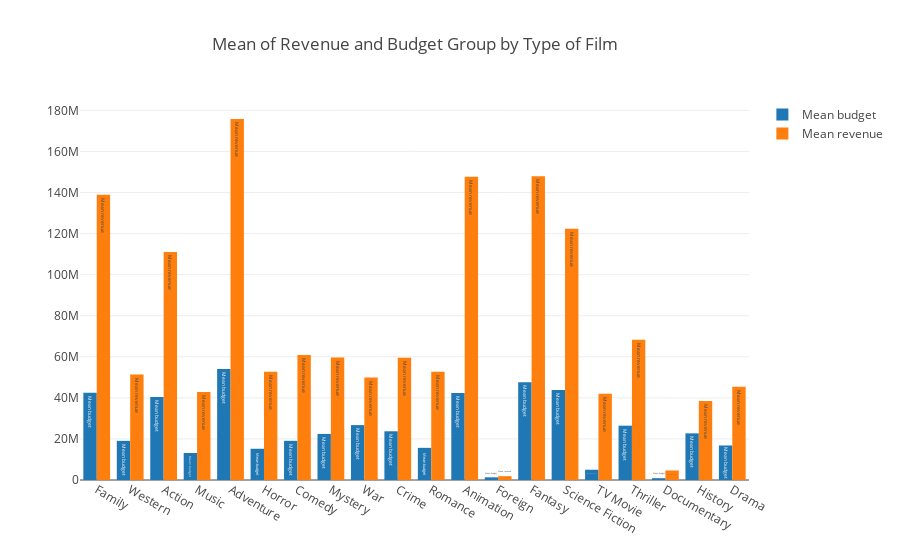
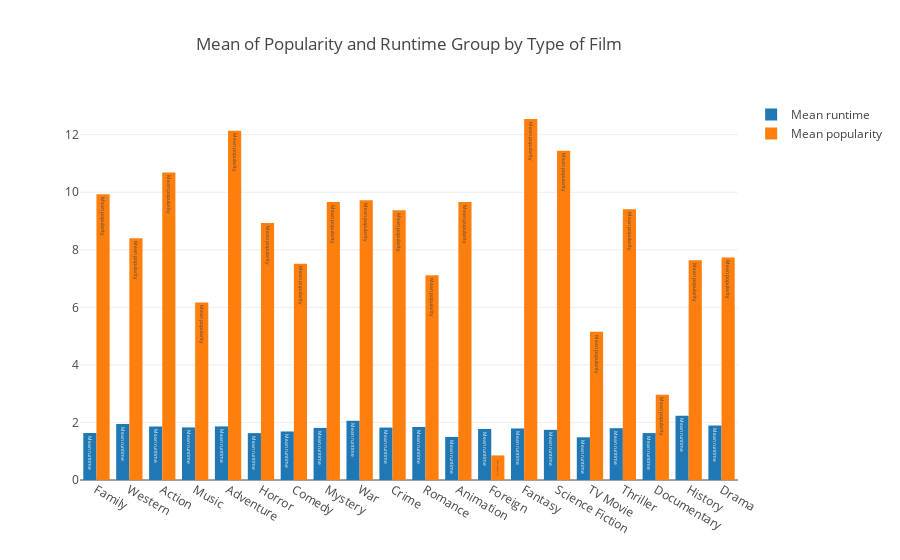

Notebook code cell kept with these figures, in order:
### Code cell
import plotly.offline as plt
  
import plotly.graph_objs as go

plt.init_notebook_mode(connected=True)


# data = [go.Histogram(x=x)]
# py.iplot(data, filename='basic histogram')

def df_index(col_name,value,df):
    l = list()
    for i in df.index.tolist():
        if value in df[col_name][i]:
            l.append(i)
    return l

dict_gender =dict()
for feature in quanti:
    val=[]
    for i in names:
        if feature=='runtime':
            val.append(dft[feature].loc[df_index('genre_film',i,dft)].mean()/60)
        else:
            val.append(dft[feature].loc[df_index('genre_film',i,dft)].mean())  
    dict_gender[feature] = val
    

data=[]
layout = go.Layout(title=go.layout.Title(text='Mean of Revenue and Budget Group by Type of Film',xref='paper'))
for i in ['budget','revenue']:
        data.append(go.Bar(x=names,y=dict_gender[i],orientation='v',text='Mean {}'.format(i),name='Mean {}'.format(i)))


figure = go.Figure(data=data,layout=layout)
plt.iplot(figure, filename='basic histogram')

data=[]
layout = go.Layout(title=go.layout.Title(text='Mean of Popularity and Runtime Group by Type of Film',xref='paper'))
for i in ['runtime','popularity']:
        data.append(go.Bar(x=names,y=dict_gender[i],orientation='v',text='Mean {}'.format(i),name='Mean {}'.format(i)))


figure = go.Figure(data=data,layout=layout)
plt.iplot(figure, filename='basic histogram')

### Figure 1 — Plotly figure (JSON) as saved in the notebook; plotly's stock layout.template omitted (floating-point values rounded to 4 significant figures)
{"data": [{"name": "Mean budget", "orientation": "v", "text": "Mean budget", "type": "bar", "uid": "82ed446c-c106-4802-bd14-c883e413e433", "x": ["Family", "Western", "Action", "Music", "Adventure", "Horror", "Comedy", "Mystery", "War", "Crime", "Romance", "Animation", "Foreign", "Fantasy", "Science Fiction", "TV Movie", "Thriller", "Documentary", "History", "Drama"], "y": [42500000.0, 19060000.0, 40400000.0, 13150000.0, 54070000.0, 15210000.0, 19080000.0, 22440000.0, 26730000.0, 23730000.0, 15660000.0, 42330000.0, 1301000.0, 47580000.0, 43800000.0, 5000000, 26460000.0, 882600.0, 22710000.0, 16810000.0]}, {"name": "Mean revenue", "orientation": "v", "text": "Mean revenue", "type": "bar", "uid": "c653362d-cfa6-40be-a4f1-2a743e004f78", "x": ["Family", "Western", "Action", "Music", "Adventure", "Horror", "Comedy", "Mystery", "War", "Crime", "Romance", "Animation", "Foreign", "Fantasy", "Science Fiction", "TV Movie", "Thriller", "Documentary", "History", "Drama"], "y": [138900000.0, 51370000.0, 111000000.0, 42870000.0, 175800000.0, 52710000.0, 60880000.0, 59630000.0, 49920000.0, 59490000.0, 52710000.0, 147700000.0, 1874000.0, 148000000.0, 122400000.0, 42000000, 68340000.0, 4638000.0, 38410000.0, 45410000.0]}], "layout": {"title": {"text": "Mean of Revenue and Budget Group by Type of Film", "xref": "paper"}}}

### Figure 2 — Plotly figure (JSON) as saved in the notebook; plotly's stock layout.template omitted (floating-point values rounded to 4 significant figures)
{"data": [{"name": "Mean runtime", "orientation": "v", "text": "Mean runtime", "type": "bar", "uid": "b9213c85-171a-438a-9d60-40cb7a844654", "x": ["Family", "Western", "Action", "Music", "Adventure", "Horror", "Comedy", "Mystery", "War", "Crime", "Romance", "Animation", "Foreign", "Fantasy", "Science Fiction", "TV Movie", "Thriller", "Documentary", "History", "Drama"], "y": [1.634, 1.948, 1.859, 1.827, 1.862, 1.629, 1.686, 1.81, 2.058, 1.821, 1.842, 1.497, 1.774, 1.79, 1.743, 1.483, 1.8, 1.63, 2.23, 1.893]}, {"name": "Mean popularity", "orientation": "v", "text": "Mean popularity", "type": "bar", "uid": "b1ed1791-a3cf-403d-8974-de8d7cbcc3e4", "x": ["Family", "Western", "Action", "Music", "Adventure", "Horror", "Comedy", "Mystery", "War", "Crime", "Romance", "Animation", "Foreign", "Fantasy", "Science Fiction", "TV Movie", "Thriller", "Documentary", "History", "Drama"], "y": [9.926, 8.405, 10.69, 6.169, 12.14, 8.934, 7.515, 9.665, 9.719, 9.372, 7.119, 9.663, 0.8537, 12.55, 11.44, 5.148, 9.413, 2.967, 7.638, 7.73]}], "layout": {"title": {"text": "Mean of Popularity and Runtime Group by Type of Film", "xref": "paper"}}}
